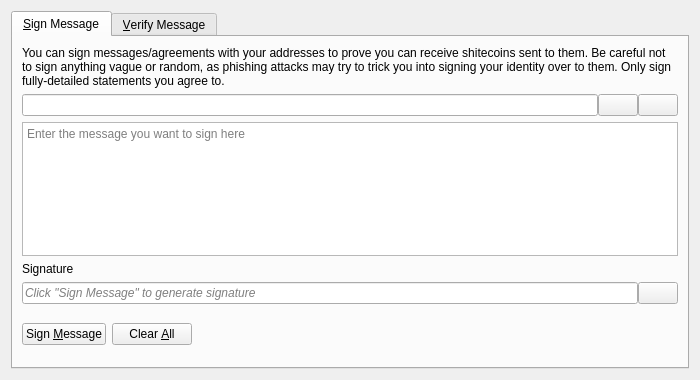
<?xml version="1.0" encoding="UTF-8"?>
<ui version="4.0">
 <class>SignVerifyMessageDialog</class>
 <widget class="QDialog" name="SignVerifyMessageDialog">
  <property name="geometry">
   <rect>
    <x>0</x>
    <y>0</y>
    <width>700</width>
    <height>380</height>
   </rect>
  </property>
  <property name="windowTitle">
   <string>Signatures - Sign / Verify a Message</string>
  </property>
  <property name="modal">
   <bool>true</bool>
  </property>
  <layout class="QVBoxLayout" name="verticalLayout">
   <item>
    <widget class="QTabWidget" name="tabWidget">
     <property name="currentIndex">
      <number>0</number>
     </property>
     <widget class="QWidget" name="tabSignMessage">
      <attribute name="title">
       <string>&amp;Sign Message</string>
      </attribute>
      <layout class="QVBoxLayout" name="verticalLayout_SM">
       <item>
        <widget class="QLabel" name="infoLabel_SM">
         <property name="text">
          <string>You can sign messages/agreements with your addresses to prove you can receive shitecoins sent to them. Be careful not to sign anything vague or random, as phishing attacks may try to trick you into signing your identity over to them. Only sign fully-detailed statements you agree to.</string>
         </property>
         <property name="textFormat">
          <enum>Qt::PlainText</enum>
         </property>
         <property name="wordWrap">
          <bool>true</bool>
         </property>
        </widget>
       </item>
       <item>
        <layout class="QHBoxLayout" name="horizontalLayout_1_SM">
         <property name="spacing">
          <number>0</number>
         </property>
         <item>
          <widget class="QValidatedLineEdit" name="addressIn_SM">
           <property name="toolTip">
            <string>The shitecoin address to sign the message with</string>
           </property>
          </widget>
         </item>
         <item>
          <widget class="QPushButton" name="addressBookButton_SM">
           <property name="toolTip">
            <string>Choose previously used address</string>
           </property>
           <property name="text">
            <string/>
           </property>
           <property name="icon">
            <iconset resource="../shitecoin.qrc">
             <normaloff>:/icons/address-book</normaloff>:/icons/address-book</iconset>
           </property>
           <property name="shortcut">
            <string>Alt+A</string>
           </property>
           <property name="autoDefault">
            <bool>false</bool>
           </property>
          </widget>
         </item>
         <item>
          <widget class="QPushButton" name="pasteButton_SM">
           <property name="toolTip">
            <string>Paste address from clipboard</string>
           </property>
           <property name="text">
            <string/>
           </property>
           <property name="icon">
            <iconset resource="../shitecoin.qrc">
             <normaloff>:/icons/editpaste</normaloff>:/icons/editpaste</iconset>
           </property>
           <property name="shortcut">
            <string>Alt+P</string>
           </property>
           <property name="autoDefault">
            <bool>false</bool>
           </property>
          </widget>
         </item>
        </layout>
       </item>
       <item>
        <widget class="QPlainTextEdit" name="messageIn_SM">
         <property name="toolTip">
          <string>Enter the message you want to sign here</string>
         </property>
         <property name="placeholderText">
          <string>Enter the message you want to sign here</string>
         </property>
        </widget>
       </item>
       <item>
        <widget class="QLabel" name="signatureLabel_SM">
         <property name="text">
          <string>Signature</string>
         </property>
         <property name="textFormat">
          <enum>Qt::PlainText</enum>
         </property>
        </widget>
       </item>
       <item>
        <layout class="QHBoxLayout" name="horizontalLayout_2_SM">
         <property name="spacing">
          <number>0</number>
         </property>
         <item>
          <widget class="QLineEdit" name="signatureOut_SM">
           <property name="placeholderText">
            <string>Click "Sign Message" to generate signature</string>
           </property>
           <property name="font">
            <font>
             <italic>true</italic>
            </font>
           </property>
           <property name="readOnly">
            <bool>true</bool>
           </property>
          </widget>
         </item>
         <item>
          <widget class="QPushButton" name="copySignatureButton_SM">
           <property name="toolTip">
            <string>Copy the current signature to the system clipboard</string>
           </property>
           <property name="text">
            <string/>
           </property>
           <property name="icon">
            <iconset resource="../shitecoin.qrc">
             <normaloff>:/icons/editcopy</normaloff>:/icons/editcopy</iconset>
           </property>
           <property name="autoDefault">
            <bool>false</bool>
           </property>
          </widget>
         </item>
        </layout>
       </item>
       <item>
        <layout class="QHBoxLayout" name="horizontalLayout_3_SM">
         <item>
          <widget class="QPushButton" name="signMessageButton_SM">
           <property name="toolTip">
            <string>Sign the message to prove you own this shitecoin address</string>
           </property>
           <property name="text">
            <string>Sign &amp;Message</string>
           </property>
           <property name="icon">
            <iconset resource="../shitecoin.qrc">
             <normaloff>:/icons/edit</normaloff>:/icons/edit</iconset>
           </property>
           <property name="autoDefault">
            <bool>false</bool>
           </property>
          </widget>
         </item>
         <item>
          <widget class="QPushButton" name="clearButton_SM">
           <property name="toolTip">
            <string>Reset all sign message fields</string>
           </property>
           <property name="text">
            <string>Clear &amp;All</string>
           </property>
           <property name="icon">
            <iconset resource="../shitecoin.qrc">
             <normaloff>:/icons/remove</normaloff>:/icons/remove</iconset>
           </property>
           <property name="autoDefault">
            <bool>false</bool>
           </property>
          </widget>
         </item>
         <item>
          <spacer name="horizontalSpacer_1_SM">
           <property name="orientation">
            <enum>Qt::Horizontal</enum>
           </property>
           <property name="sizeHint" stdset="0">
            <size>
             <width>40</width>
             <height>48</height>
            </size>
           </property>
          </spacer>
         </item>
         <item>
          <widget class="QLabel" name="statusLabel_SM">
           <property name="font">
            <font>
             <weight>75</weight>
             <bold>true</bold>
            </font>
           </property>
           <property name="text">
            <string/>
           </property>
           <property name="wordWrap">
            <bool>true</bool>
           </property>
          </widget>
         </item>
         <item>
          <spacer name="horizontalSpacer_2_SM">
           <property name="orientation">
            <enum>Qt::Horizontal</enum>
           </property>
           <property name="sizeHint" stdset="0">
            <size>
             <width>40</width>
             <height>48</height>
            </size>
           </property>
          </spacer>
         </item>
        </layout>
       </item>
      </layout>
     </widget>
     <widget class="QWidget" name="tabVerifyMessage">
      <attribute name="title">
       <string>&amp;Verify Message</string>
      </attribute>
      <layout class="QVBoxLayout" name="verticalLayout_VM">
       <item>
        <widget class="QLabel" name="infoLabel_VM">
         <property name="text">
          <string>Enter the receiver's address, message (ensure you copy line breaks, spaces, tabs, etc. exactly) and signature below to verify the message. Be careful not to read more into the signature than what is in the signed message itself, to avoid being tricked by a man-in-the-middle attack. Note that this only proves the signing party receives with the address, it cannot prove sendership of any transaction!</string>
         </property>
         <property name="textFormat">
          <enum>Qt::PlainText</enum>
         </property>
         <property name="alignment">
          <set>Qt::AlignLeading|Qt::AlignLeft|Qt::AlignTop</set>
         </property>
         <property name="wordWrap">
          <bool>true</bool>
         </property>
        </widget>
       </item>
       <item>
        <layout class="QHBoxLayout" name="horizontalLayout_1_VM">
         <property name="spacing">
          <number>0</number>
         </property>
         <item>
          <widget class="QValidatedLineEdit" name="addressIn_VM">
           <property name="toolTip">
            <string>The shitecoin address the message was signed with</string>
           </property>
          </widget>
         </item>
         <item>
          <widget class="QPushButton" name="addressBookButton_VM">
           <property name="toolTip">
            <string>Choose previously used address</string>
           </property>
           <property name="text">
            <string/>
           </property>
           <property name="icon">
            <iconset resource="../shitecoin.qrc">
             <normaloff>:/icons/address-book</normaloff>:/icons/address-book</iconset>
           </property>
           <property name="shortcut">
            <string>Alt+A</string>
           </property>
           <property name="autoDefault">
            <bool>false</bool>
           </property>
          </widget>
         </item>
        </layout>
       </item>
       <item>
        <widget class="QPlainTextEdit" name="messageIn_VM">
          <property name="toolTip">
            <string>The signed message to verify</string>
          </property>
          <property name="placeholderText">
            <string>The signed message to verify</string>
          </property>
        </widget>
       </item>
       <item>
        <widget class="QValidatedLineEdit" name="signatureIn_VM">
          <property name="toolTip">
            <string>The signature given when the message was signed</string>
          </property>
          <property name="placeholderText">
            <string>The signature given when the message was signed</string>
          </property>
        </widget>
       </item>
       <item>
        <layout class="QHBoxLayout" name="horizontalLayout_2_VM">
         <item>
          <widget class="QPushButton" name="verifyMessageButton_VM">
           <property name="toolTip">
            <string>Verify the message to ensure it was signed with the specified shitecoin address</string>
           </property>
           <property name="text">
            <string>Verify &amp;Message</string>
           </property>
           <property name="icon">
            <iconset resource="../shitecoin.qrc">
             <normaloff>:/icons/transaction_0</normaloff>:/icons/transaction_0</iconset>
           </property>
           <property name="autoDefault">
            <bool>false</bool>
           </property>
          </widget>
         </item>
         <item>
          <widget class="QPushButton" name="clearButton_VM">
           <property name="toolTip">
            <string>Reset all verify message fields</string>
           </property>
           <property name="text">
            <string>Clear &amp;All</string>
           </property>
           <property name="icon">
            <iconset resource="../shitecoin.qrc">
             <normaloff>:/icons/remove</normaloff>:/icons/remove</iconset>
           </property>
           <property name="autoDefault">
            <bool>false</bool>
           </property>
          </widget>
         </item>
         <item>
          <spacer name="horizontalSpacer_1_VM">
           <property name="orientation">
            <enum>Qt::Horizontal</enum>
           </property>
           <property name="sizeHint" stdset="0">
            <size>
             <width>40</width>
             <height>48</height>
            </size>
           </property>
          </spacer>
         </item>
         <item>
          <widget class="QLabel" name="statusLabel_VM">
           <property name="font">
            <font>
             <weight>75</weight>
             <bold>true</bold>
            </font>
           </property>
           <property name="text">
            <string/>
           </property>
           <property name="wordWrap">
            <bool>true</bool>
           </property>
          </widget>
         </item>
         <item>
          <spacer name="horizontalSpacer_2_VM">
           <property name="orientation">
            <enum>Qt::Horizontal</enum>
           </property>
           <property name="sizeHint" stdset="0">
            <size>
             <width>40</width>
             <height>48</height>
            </size>
           </property>
          </spacer>
         </item>
        </layout>
       </item>
      </layout>
     </widget>
    </widget>
   </item>
  </layout>
 </widget>
 <customwidgets>
  <customwidget>
   <class>QValidatedLineEdit</class>
   <extends>QLineEdit</extends>
   <header>qt/qvalidatedlineedit.h</header>
  </customwidget>
 </customwidgets>
 <resources>
  <include location="../shitecoin.qrc"/>
 </resources>
 <connections/>
</ui>
